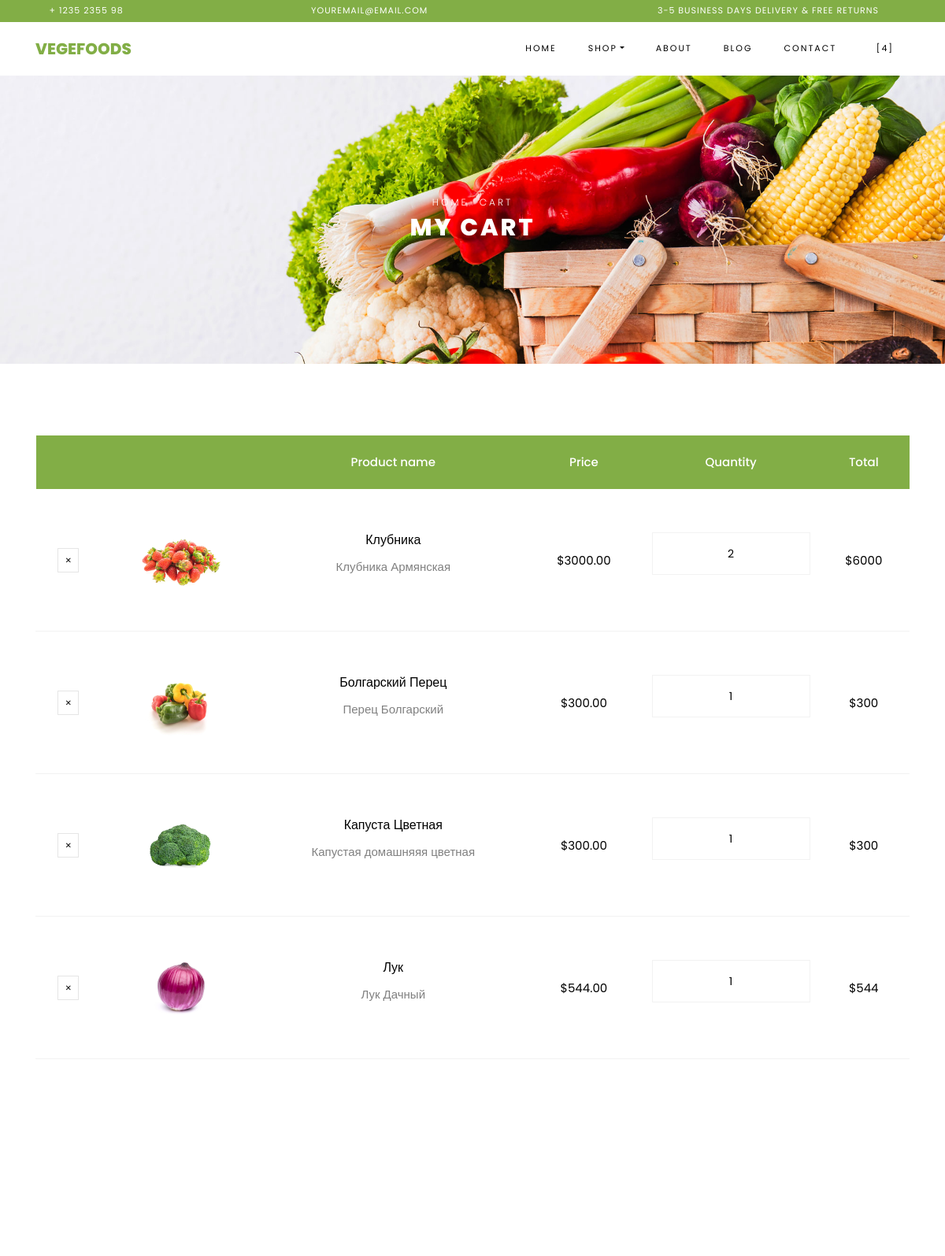
/cart/ (signed in, upper part), run on an earlier commit of the app's database.
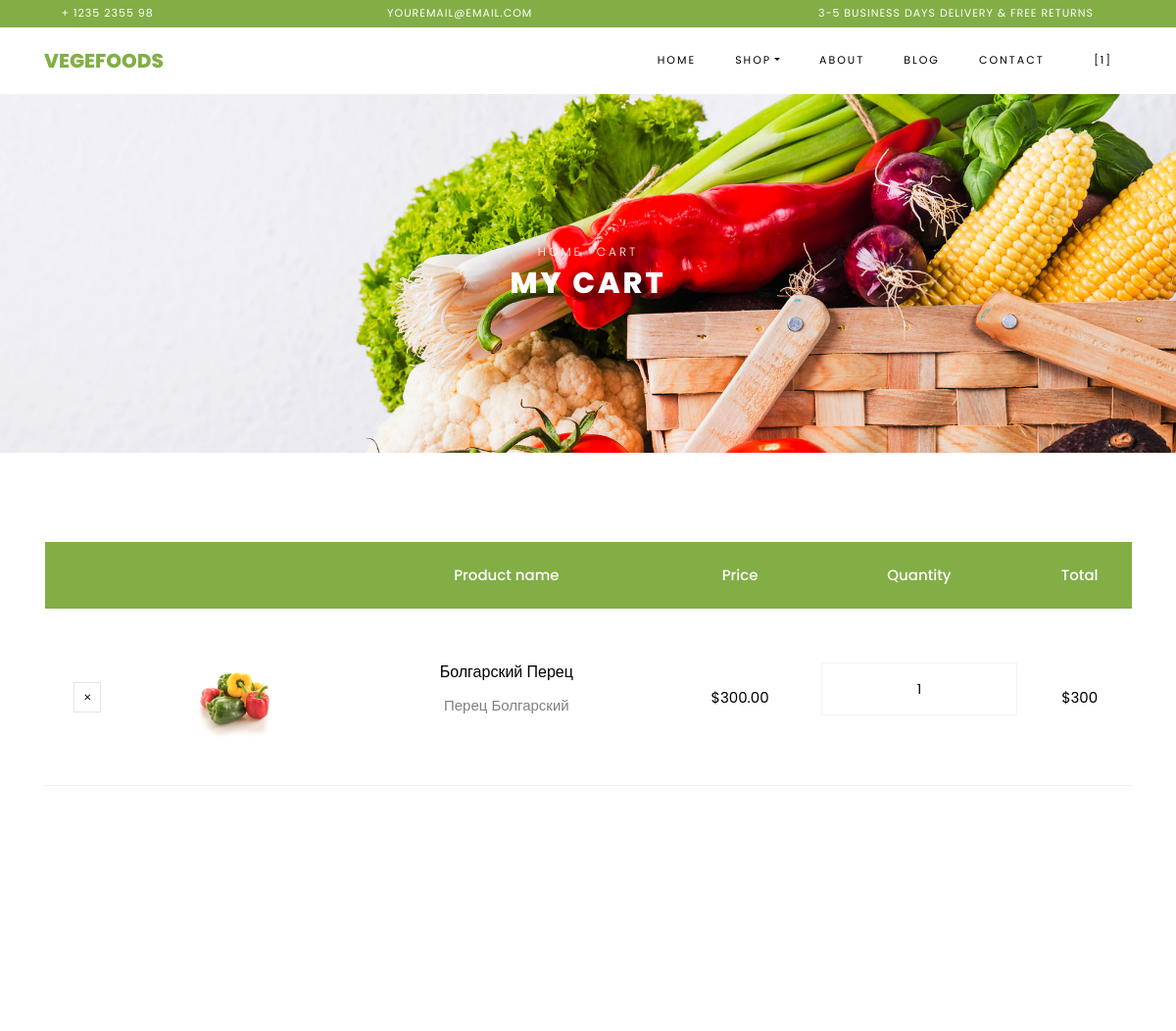
And on a later commit of the database.
### apps/cart_shop/models.py (models this page shows, shortened)
class CartItemShop(models.Model):
   cart = models.ForeignKey(Cart, on_delete=models.CASCADE)
   product = models.ForeignKey(Product, on_delete=models.CASCADE)
   quantity = models.IntegerField(default=1)
   created_at = models.DateTimeField(auto_now_add=True)
   updated_at = models.DateTimeField(auto_now=True)

class Product(models.Model):
   name = models.CharField(max_length=255)
   price = models.DecimalField(max_digits=10, decimal_places=2)
   discount = models.IntegerField(null=True, blank=True)
   description = models.TextField()
   image = models.ImageField(upload_to='static/shop/images', null=True, blank=True)
   created_at = models.DateTimeField(auto_now_add=True)
   updated_at = models.DateTimeField(auto_now=True)

### apps/cart_shop/views.py (the view)
# urls.py: path('', ViewCart.as_view(), name='cart'),
class ViewCart(View):
   def get(self, request):
       if request.user.is_authenticated:  # ПРОВЕРКА НА АВТОРИЗАЦИЮ
           cart_items = CartItemShop.objects.filter(cart__user=request.user)
           data = list(cart_items)
           total_price_no_discount = sum(item.product.price * item.quantity
                                         for item in data)
           if not total_price_no_discount: #ПРИВЕДЕНИЕ К ОДНОМУ ТИПУ ДАННЫХ
               total_price_no_discount = Decimal("0.00")
           total_discount = sum(item.product.price * item.product.discount * item.quantity
                                for item in data if item.product.discount is not None)/100
           if not total_discount: #ПРИВЕДЕНИЕ К ОДНОМУ ТИПУ ДАННЫХ
               total_discount = Decimal("0.00")
           total_sum = total_price_no_discount - total_discount #РАСЧЕТ СКИДКИ 'decimal.Decimal' and 'float'
           context = {'cart_items': data,
                      'total_price_no_discount': total_price_no_discount,
                      'total_discount': total_discount,
                      'total_sum': total_sum, #РАСЧЕТ СКИДКИ 'decimal.Decimal' and 'float'
                      }
           return render(request, 'cart_shop/cart.html', context)
       return redirect('auth_shop:login')

### apps/cart_shop/templates/cart_shop/cart.html (shortened to what the changed rows need)
{% load static %}
<!DOCTYPE html>
<html lang="en">
  <head>
    <link rel="stylesheet" href="{% static 'shop/css/open-iconic-bootstrap.min.css' %}">
    <link rel="stylesheet" href="{% static 'shop/css/animate.css' %}">
    <link rel="stylesheet" href="{% static 'shop/css/owl.carousel.min.css' %}">
    <link rel="stylesheet" href="{% static 'shop/css/owl.theme.default.min.css' %}">
    <link rel="stylesheet" href="{% static 'shop/css/magnific-popup.css' %}">
    <link rel="stylesheet" href="{% static 'shop/css/aos.css' %}">
    <link rel="stylesheet" href="{% static 'shop/css/ionicons.min.css' %}">
    <link rel="stylesheet" href="{% static 'shop/css/bootstrap-datepicker.css' %}">
    <link rel="stylesheet" href="{% static 'shop/css/jquery.timepicker.css' %}">
    <link rel="stylesheet" href="{% static 'shop/css/flaticon.css' %}">
    <link rel="stylesheet" href="{% static 'shop/css/icomoon.css' %}">
    <link rel="stylesheet" href="{% static 'shop/css/style.css' %}">
  </head>
  <body class="goto-here">
    <nav class="navbar navbar-expand-lg navbar-dark ftco_navbar bg-dark ftco-navbar-light" id="ftco-navbar">
	    <div class="container">
	      <div class="collapse navbar-collapse" id="ftco-nav">
	        <ul class="navbar-nav ml-auto">
	          <li class="nav-item cta cta-colored"><a href="{% url 'cart_shop:cart' %}" class="nav-link"><span class="icon-shopping_cart"></span>[{{cart_items|length}}]</a></li>
	        </ul>
	      </div>
	    </div>
	  </nav>
    <div class="hero-wrap hero-bread" style="background-image: url({% static 'shop/images/bg_1.jpg' %});">
      <div class="container">
        <div class="row no-gutters slider-text align-items-center justify-content-center">
          <div class="col-md-9 ftco-animate text-center">
            <h1 class="mb-0 bread">My Cart</h1>
          </div>
        </div>
      </div>
    </div>
    <section class="ftco-section ftco-cart">
			<div class="container">
				<div class="row">
    			<div class="col-md-12 ftco-animate">
    				<div class="cart-list">
	    				<table class="table">
						    <thead class="thead-primary">
						      <tr class="text-center">
						        <th>&nbsp;</th>
						        <th>&nbsp;</th>
						        <th>Product name</th>
						        <th>Price</th>
						        <th>Quantity</th>
						        <th>Total</th>
						      </tr>
						    </thead>
						    <tbody>
							{% for item in cart_items %}
								<tr class="text-center">
								  <td class="product-remove"><a href="{% url 'cart_shop:del_from_cart' item.id %}"><span class="ion-ios-close"></span></a></td>
								  <td class="image-prod"><div class="img" style="background-image:url({{item.product.image.url}});"></div></td>
								  <td class="product-name">
									  <h3>{{item.product.name}}</h3>
									  <p>{{item.product.description}}</p>
								  </td>
								  <td class="price">${{item.product.price}}</td>
								  <td class="quantity">
									  <div class="input-group mb-3">
										  <input type="text" name="quantity" class="quantity form-control input-number" value={{item.quantity}} min="1" max="100">
									  </div>
								   </td>
								  <td class="total">${% widthratio item.product.price 1 item.quantity %}</td>
								</tr>
							{%endfor%}
						    </tbody>
						  </table>
					  </div>
    			</div>
    		</div>
			</div> -->
		</section>
  </body>
</html>

What changed in the data, as far as the page shows it:
removed CartItemShop: product.image (picture), product.name "Клубника", product.description "Клубника Армянская", product.price "3000.00", quantity "2", product+quantity "6000"
removed CartItemShop: product.image (picture), product.name "Капуста Цветная", product.description "Капустая домашняяя цветная", product.price "300.00", quantity "1", product+quantity "300"
removed CartItemShop: product.image (picture), product.name "Лук", product.description "Лук Дачный", product.price "544.00", quantity "1", product+quantity "544"
Also different on the page:
{{ cart_items|length }}: "4" → "1"
